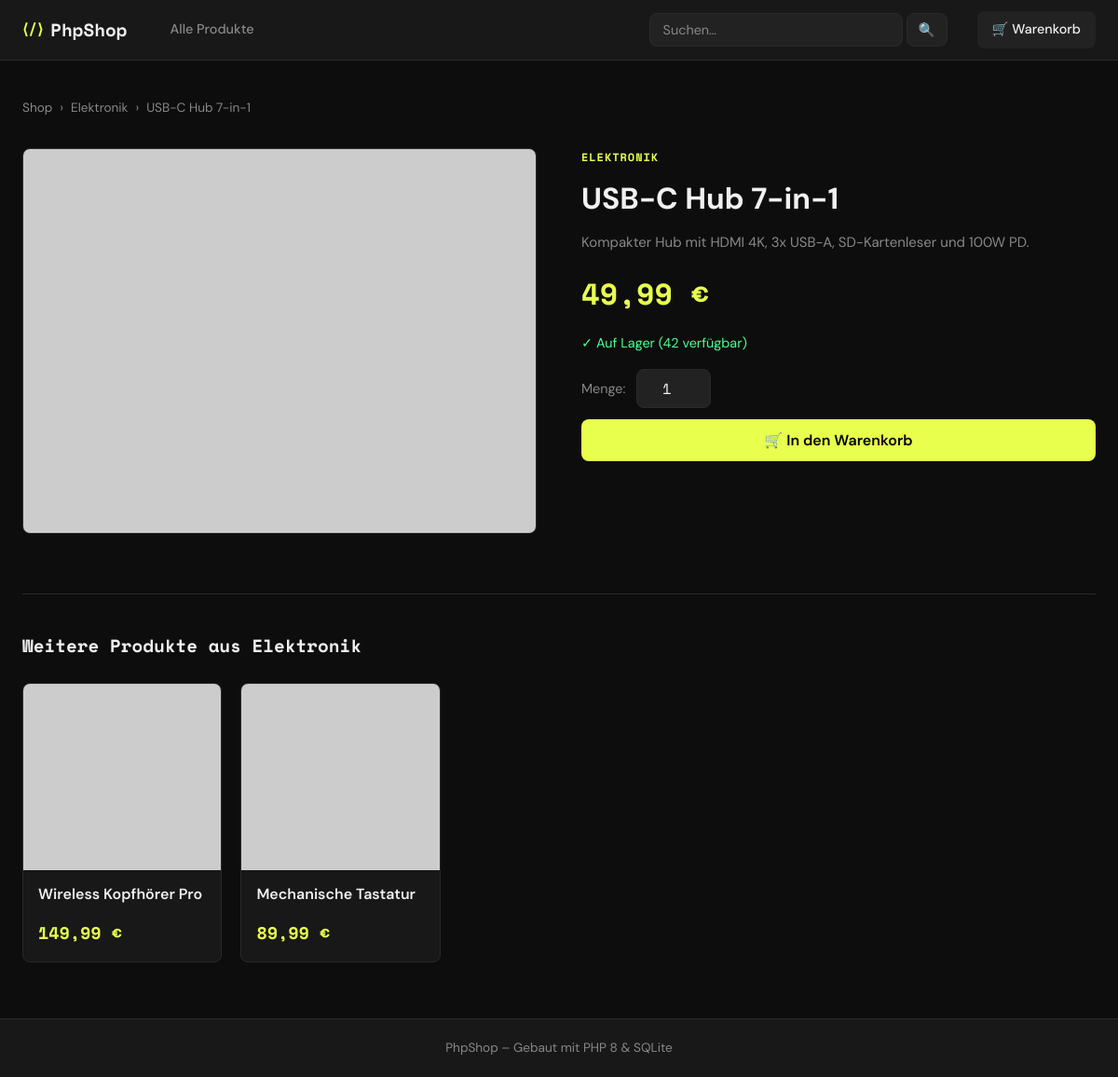
/product.php?id=2, run on the app's committed database.
### tables this page shows
CREATE TABLE products (
    id INTEGER PRIMARY KEY AUTOINCREMENT,
    category_id INTEGER,
    name TEXT NOT NULL,
    description TEXT,
    price REAL NOT NULL,
    stock INTEGER DEFAULT 0,
    image_url TEXT,
    created_at DATETIME DEFAULT CURRENT_TIMESTAMP,
    FOREIGN KEY (category_id) REFERENCES categories(id)
);

CREATE TABLE categories (
    id INTEGER PRIMARY KEY AUTOINCREMENT,
    name TEXT NOT NULL,
    slug TEXT NOT NULL UNIQUE
);

### includes/bootstrap.php (called while the page is built, shortened)
<?php
function formatPrice(float $price): string {
    return number_format($price, 2, ',', '.') . ' €';
}
function h(string $string): string {
    return htmlspecialchars($string, ENT_QUOTES, 'UTF-8');
}

### product.php (the view, shortened to what this page needs)
<?php
require_once 'includes/bootstrap.php';
$productId = isset($_GET['id']) ? (int)$_GET['id'] : 0;
$db = getDB();
$stmt = $db->prepare('
    SELECT p.*, c.name AS category_name, c.slug AS category_slug
    FROM products p
    JOIN categories c ON p.category_id = c.id
    WHERE p.id = ?
');
$stmt->execute([$productId]);
$product = $stmt->fetch();
$stmt2 = $db->prepare('
    SELECT * FROM products
    WHERE category_id = ? AND id != ?
    LIMIT 3
');
$stmt2->execute([$product['category_id'], $productId]);
$related = $stmt2->fetchAll();
?>
<!DOCTYPE html>
<html lang="de">
<head>
    <link rel="stylesheet" href="assets/css/style.css">
</head>
<body>
<header class="site-header">
    <div class="container header-inner">
        <a href="index.php" class="logo">
            <span class="logo-icon">⟨/⟩</span>
            PhpShop
        </a>
        <nav class="main-nav">
            <a href="index.php">Alle Produkte</a>
        </nav>
        <form action="search.php" method="GET" class="search-form">
            <input type="search" name="q" placeholder="Suchen…" class="search-input">
            <button type="submit" class="search-btn">🔍</button>
        </form>
        <a href="cart.php" class="cart-btn">
            🛒 Warenkorb
        </a>
    </div>
</header>
<main class="container">
    <nav class="breadcrumb">
        <a href="index.php">Shop</a>
        <span>›</span>
        <a href="index.php?kategorie=<?= h($product['category_slug']) ?>"><?= h($product['category_name']) ?></a>
        <span>›</span>
        <span><?= h($product['name']) ?></span>
    </nav>
    <div class="product-detail">
        <div class="product-detail-img">
            <img src="<?= h($product['image_url']) ?>" alt="<?= h($product['name']) ?>">
        </div>
        <div class="product-detail-info">
            <span class="product-category"><?= h($product['category_name']) ?></span>
            <h1><?= h($product['name']) ?></h1>
            <p class="product-detail-desc"><?= h($product['description']) ?></p>
            <div class="product-detail-price"><?= formatPrice($product['price']) ?></div>
            <div class="stock-info">
                <?php if ($product['stock'] > 0): ?>
                    <span class="in-stock">✓ Auf Lager (<?= $product['stock'] ?> verfügbar)</span>
                <?php else: ?>
                    <span class="out-of-stock">✗ Nicht vorrätig</span>
                <?php endif; ?>
            </div>
            <?php if ($product['stock'] > 0): ?>
            <form method="POST" action="" class="add-to-cart-form">
                <div class="qty-row">
                    <label for="quantity">Menge:</label>
                    <input type="number" name="quantity" id="quantity"
                           value="1" min="1" max="<?= $product['stock'] ?>"
                           class="qty-input">
                </div>
                <button type="submit" class="btn btn-primary btn-large">
                    🛒 In den Warenkorb
                </button>
            </form>
            <?php endif; ?>
        </div>
    </div>
    <?php if (!empty($related)): ?>
    <section class="related-products">
        <h2>Weitere Produkte aus <?= h($product['category_name']) ?></h2>
        <div class="product-grid product-grid--small">
            <?php foreach ($related as $rel): ?>
            <div class="product-card">
                <a href="product.php?id=<?= $rel['id'] ?>">
                    <img src="<?= h($rel['image_url']) ?>" alt="<?= h($rel['name']) ?>" class="product-img">
                </a>
                <div class="product-info">
                    <h3 class="product-name">
                        <a href="product.php?id=<?= $rel['id'] ?>"><?= h($rel['name']) ?></a>
                    </h3>
                    <div class="product-footer">
                        <span class="product-price"><?= formatPrice($rel['price']) ?></span>
                    </div>
                </div>
            </div>
            <?php endforeach; ?>
        </div>
    </section>
    <?php endif; ?>
</main>
<footer class="site-footer">
    <div class="container">
        <p>PhpShop – Gebaut mit PHP 8 & SQLite</p>
    </div>
</footer>
</body>
</html>

### data on the page
products: category.name "Elektronik", name "USB-C Hub 7-in-1", category.name "ELEKTRONIK", description "Kompakter Hub mit HDMI 4K, 3x USB-A, SD-Kartenleser und 100W PD.", price "49,99 €", stock "42"
products: name "Wireless Kopfhörer Pro", price "149,99 €"
products: name "Mechanische Tastatur", price "89,99 €"
